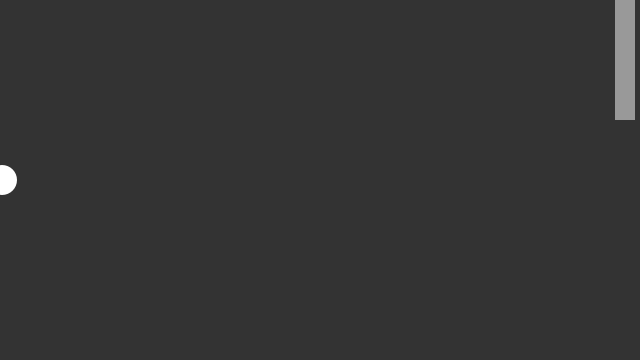
Frame 1 (no input)
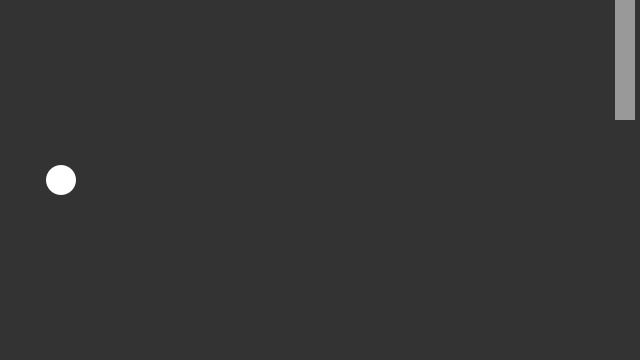
Frame 60 (the mouse pressed at the canvas centre just before this capture)
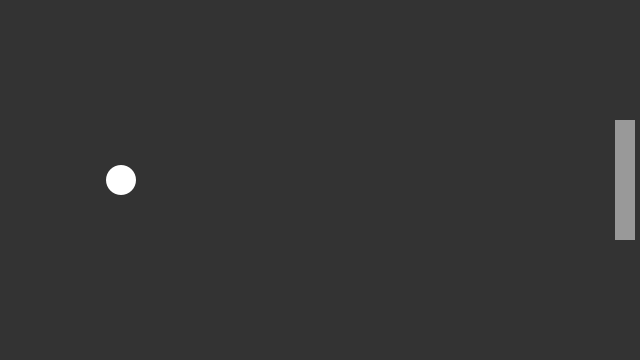
Frame 120 (the mouse held since frame 60 and released just before this capture)

The Processing sketch that drew these frames (run headless with seeded random() and noise(); from frame 60 on, the mouse is pressed at the canvas centre):

// Processing sketch: Collision
// ── Collision.pde
/**
 * Collision (Pong).
 * 
 * Move the mouse up and down to move the paddle.
 */

// Global variables for the ball
float ballx;
float bally;
float ballDir = 1;
float ballSize = 15; // Radius
float dy = 0;        // Direction

// Global variables for the paddle
int paddleWidth = 10;
int paddleHeight = 60;

int distWall = 15;

void setup() {
  size(640, 360);
  
  rectMode(RADIUS);
  ellipseMode(RADIUS);
  noStroke();
  smooth();
  
  bally = height / 2;
  ballx = 1;
}

void draw() {
  background(51);
  
  ballx += ballDir * 1.0;
  bally += dy;
  if (ballx > width + ballSize) {
    ballx = -width / 2 - ballSize;
    bally = random(0, height);
    dy = 0;
  }
  
  // Constrain paddle to screen
  float paddley = constrain(mouseY, paddleHeight, height - paddleHeight);
  
  // Test to see if the ball is touching the paddle
  float py = width - distWall - paddleWidth - ballSize;
  if (ballx == py 
      && bally > paddley - paddleHeight - ballSize 
      && bally < paddley + paddleHeight + ballSize) {
	
    ballDir *= -1;
    if (mouseY != pmouseY) {
      dy = (mouseY - pmouseY) / 2.0;
      if(dy >  5) { dy =  5; }
      if(dy < -5) { dy = -5; }
    }
  }
  
  // If ball hits paddle or back wall, reverse direction
  if (ballx < ballSize && ballDir == -1) {
    ballDir *= -1;
  }
  
  // If the ball is touching top or bottom edge, reverse direction
  if (bally > height - ballSize) {
    dy = dy * -1;
  }
  if (bally < ballSize) {
    dy = dy * -1;
  }
  
  // Draw ball
  fill(255);
  ellipse(ballx, bally, ballSize, ballSize);
  
  // Draw the paddle
  fill(153);
  rect(width - distWall, paddley, paddleWidth, paddleHeight);
}
